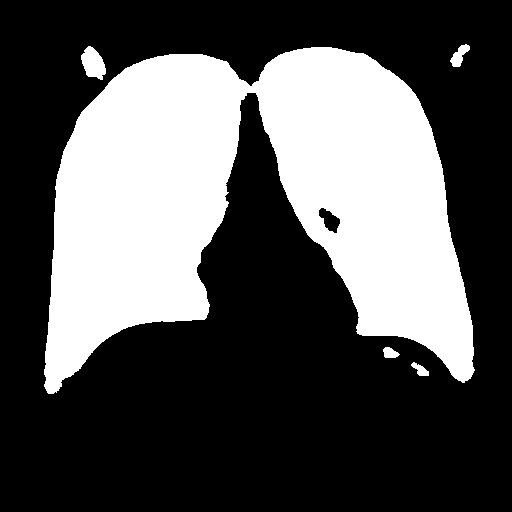
#> input picture images/sample.png, 512 x 512 px
$ jupyter execute post_processing.ipynb
#> lines starting #> are read from the running program, lines starting #| are printed output that depends on the picture; after the words box and inside, x2 and y2 are one past the last pixel; in counts of white or black regions, pixels touching at a corner belong together
#> `original_img = cv2.imread('images/sample.png',0)`: original_img: shape (512, 512); 33.3% white; 5 white regions, box (x1, y1, x2, y2) and area: (44, 47, 475, 394) 86343, (81, 46, 106, 80) 560, (450, 44, 470, 67) 232, (383, 347, 400, 358) 132, (411, 362, 429, 376) 131
# Post-Processing for Predicted Lung Masks

[cell 1]
#importing required packages
import cv2
import numpy as np
import matplotlib.pyplot as plt
from skimage import morphology

[cell 2]
def pprocess(img, SE=(10,30), thresh=15000):

    """
    pprocess -- function for post-processing

    Arguments:
    img {numpy.ndarray} -- input image
    SE {tuple} -- eliptical structuring element shape
    thresh {int} -- threshold value, any connected compnents with pixel area below this value will be eliminated

    Returns:
    final {numpy.ndarray} -- final post-processed image
    """
#> called with SE = (10, 30), thresh = 15000

    ##### Post-processing 1: Hole Filling
    img_in = img
    # Thresholding
    # Setting up values >=200 to 0 and values <200 to 255.
    thres, img_thres = cv2.threshold(img_in, 220, 255, cv2.THRESH_BINARY);

    # Copying the thresholded image.
    img_ffill = img_thres.copy()

    # Mask for flood-filling
    # Here, the size should be 2 pixels larger than the orginal image.
    h, w = img_thres.shape[:2]
#> h = 512; w = 512
    mask = np.zeros((h+2, w+2), np.uint8)

    # Flood-fill starts from node (0, 0)
    cv2.floodFill(img_ffill, mask, (0,0), 255);
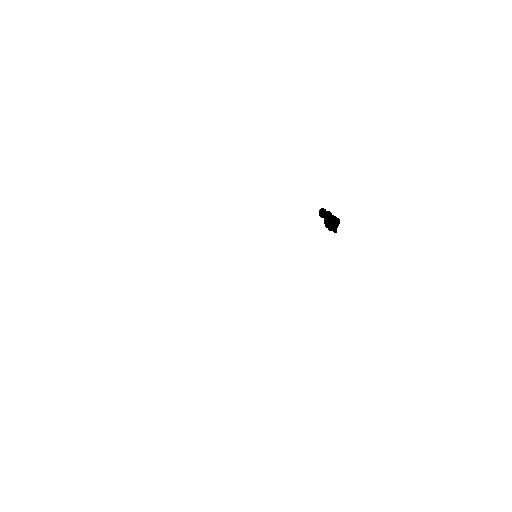
#> img_ffill: shape (512, 512); 99.9% white; 1 black region, box (x1, y1, x2, y2) and area: (319, 208, 340, 233) 293

    # Invert flood-fill resultant image
    img_ffill_inv = cv2.bitwise_not(img_ffill)

    # Bitwise OR (equavalent to union) the two images to get the final hole filled image.
    img_out = img_thres | img_ffill_inv


    ##### Post-processing 2: Removing Unwanted Components
    img = img_out/255
    img[img>0.5] = 1
    img[img<=0.5] = 0
    img = morphology.remove_small_objects(img.astype('bool'), thresh)
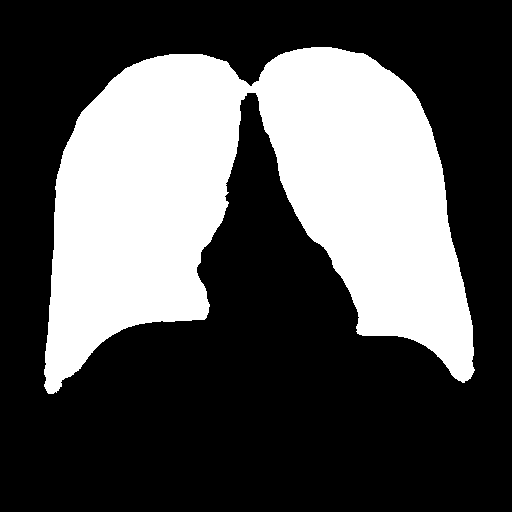
#> img: shape (512, 512) bool; 33% white; 1 white region, box (x1, y1, x2, y2) and area: (44, 47, 475, 394) 86636
    img = np.array(img*255, dtype=np.uint8)


    ##### Post-processing 3: Morphological Opening
    img = cv2.morphologyEx(img, cv2.MORPH_OPEN, cv2.getStructuringElement(cv2.MORPH_ELLIPSE, SE))
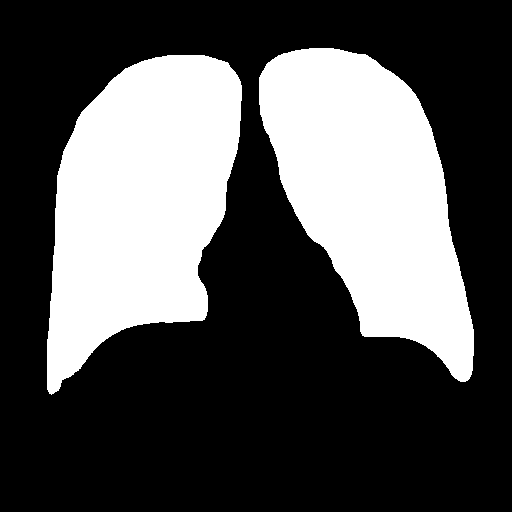
#> img: shape (512, 512); 32.9% white; 2 white regions, box (x1, y1, x2, y2) and area: (47, 55, 242, 395) 44169, (259, 48, 474, 382) 41961

    # Returning the final post-processed image
    return img

# Sample Post-Processing Example

[cell 3]
original_img = cv2.imread('images/sample.png',0)
processed_img = pprocess(original_img)

[cell 4]
fig, (ax1, ax2) = plt.subplots(1, 2)
fig.suptitle('Result of Post-Processing')
ax1.imshow(original_img, cmap='gray')
ax1.title.set_text('Original')
ax2.imshow(processed_img, cmap='gray')
ax2.title.set_text('After Post-Processing')
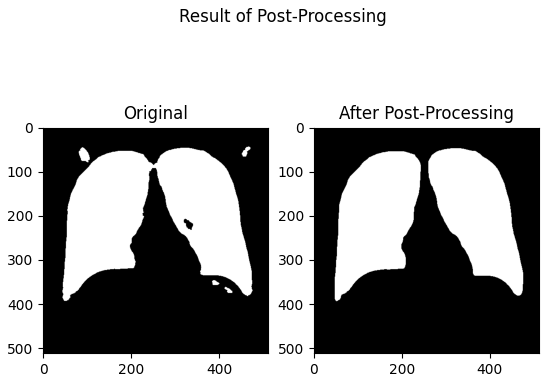
#> figure drawn by matplotlib, 2 panels
